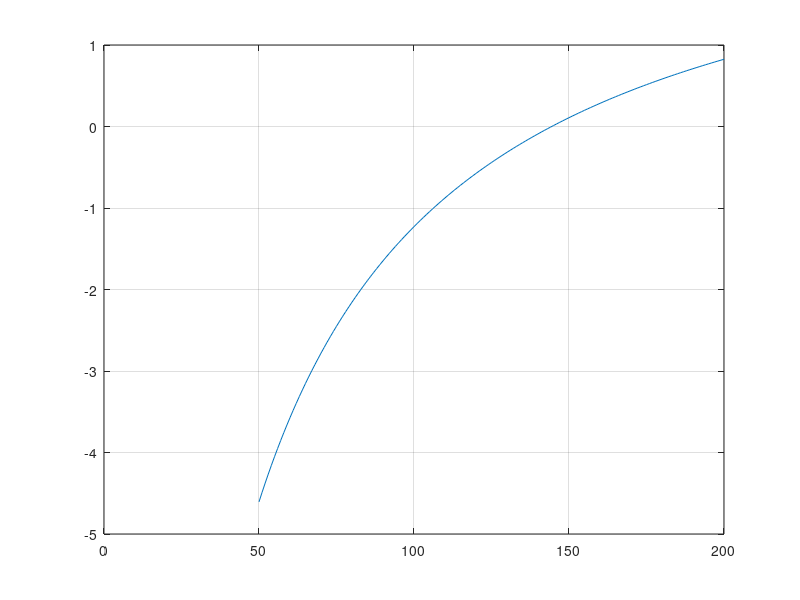

This figure's MATLAB source:
% Problem: Free fall problem to determine mass of bungee jumper using
% bisection

% set values
cd = 0.25; % drift velocity
g = 9.8; % acceleration due to gravity (m/s^2)
t = 4; % initial time (s)
v = 36;
x = 50:1:200;
func = @(m) sqrt((g*m)/cd)*tanh(sqrt((g*cd)/m)*t) - v;


% Loop through eqn
for i = 1:length(x)
    y(i) = func(x(i));
end

% Plot the graph to determine what values of x_left and x_right to use
plot(x,y)
grid

% Find the root
x_left = 100;
x_right = 200;
iter = 0;

% Find value of the mass: mass is when x = 0
while(abs(x_right - x_left) > 10e-4)
    iter = iter + 1;

    % This is the bisection method 
    x_new = (x_left + x_right) / 2.;

    if func(x_new) * func(x_left) > 0
        x_left = x_new;
    else
        x_right = x_new;
    end

end

disp(x_new)






% Professors example
% ---------------------------------------------------------------------- %
clear;

% set your parameters

cd = 0.25; g = 9.8; v = 36; t = 4; 

% define your function

func = @(m)  sqrt(g*m/cd)*tanh(sqrt(g*cd/m)*t) - v; 

% If you like you can plot the function first

% I define an array of x like this

x = 50:1:200; 
for i = 1:length(x)
    y(i)  = func(x(i));
end     

plot(x,y); grid;

% choose two values for x_u and x_l

x_left = 100;
x_right = 200;

%  Have a while loop, and check for the sign of your function evaluated at
%  xr = (xu + xl)/2

iter = 0;
while (abs(x_right - x_left)  > 1.e-4)
   
    iter = iter + 1;
    x_new = (x_left+x_right)/2.;

      if  func(x_new)*func(x_left) > 0 
         x_left = x_new;
      else 
         x_right = x_new;
      end 
end 

% you can use fprintf to display some text along with your values
% you will use %d for integer,
% you can use %3.4f for real numbers
% you can use %8.2e for smaller numbers

fprintf('Number of iteration is %d\n', iter)
fprintf('final solution is %3.4f\n,', x_new);
fprintf('value of the function is %8.2e\n,', func(x_new));

% What we learned
% 1. how to use if statement
% 2. how to fprintf for integer, real values and smaller values












